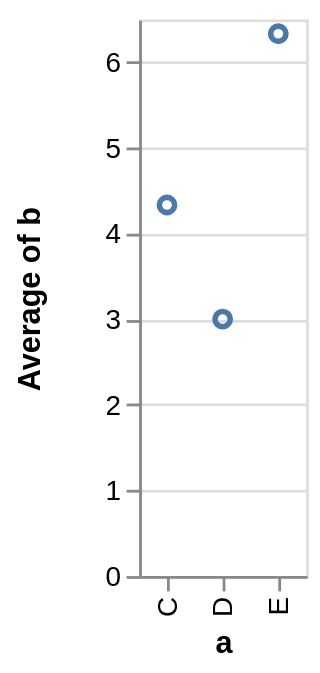

Write the Vega-Lite specification saved for this chart.
### Vega specification from a JSON file in a GitHub repository (floating-point values rounded to 4 significant figures)
{"$schema": "https://vega.github.io/schema/vega/v4.json", "autosize": "pad", "padding": 5, "height": 200, "style": "cell", "data": [{"name": "source_0", "values": [{"a": "C", "b": 2}, {"a": "C", "b": 7}, {"a": "C", "b": 4}, {"a": "D", "b": 1}, {"a": "D", "b": 2}, {"a": "D", "b": 6}, {"a": "E", "b": 8}, {"a": "E", "b": 4}, {"a": "E", "b": 7}]}, {"name": "data_0", "source": "source_0", "transform": [{"type": "aggregate", "groupby": ["a"], "ops": ["average"], "fields": ["b"], "as": ["average_b"]}]}], "signals": [{"name": "x_step", "value": 20}, {"name": "width", "update": "bandspace(domain('x').length, 1, 0.5) * x_step"}], "marks": [{"name": "marks", "type": "symbol", "style": ["point"], "from": {"data": "data_0"}, "encode": {"update": {"fill": [{"test": "datum[\"average_b\"] === null || isNaN(datum[\"average_b\"])", "value": null}, {"value": "transparent"}], "stroke": [{"test": "datum[\"average_b\"] === null || isNaN(datum[\"average_b\"])", "value": null}, {"value": "#4c78a8"}], "tooltip": {"signal": "{\"a\": ''+datum[\"a\"], \"Average of b\": format(datum[\"average_b\"], \"\")}"}, "x": {"scale": "x", "field": "a"}, "y": {"scale": "y", "field": "average_b"}}}}], "scales": [{"name": "x", "type": "point", "domain": {"data": "data_0", "field": "a", "sort": true}, "range": {"step": {"signal": "x_step"}}, "padding": 0.5}, {"name": "y", "type": "linear", "domain": {"data": "data_0", "field": "average_b"}, "range": [{"signal": "height"}, 0], "nice": true, "zero": true}], "axes": [{"scale": "x", "orient": "bottom", "grid": false, "title": "a", "labelAlign": "right", "labelAngle": 270, "labelBaseline": "middle", "zindex": 1}, {"scale": "y", "orient": "left", "grid": false, "title": "Average of b", "labelOverlap": true, "tickCount": {"signal": "floor(height/40) + 1"}, "zindex": 1}, {"scale": "y", "orient": "left", "gridScale": "x", "grid": true, "tickCount": {"signal": "floor(height/40) + 1"}, "domain": false, "labels": false, "maxExtent": 0, "minExtent": 0, "ticks": false, "zindex": 0}], "config": {"axisY": {"minExtent": 30}}}
